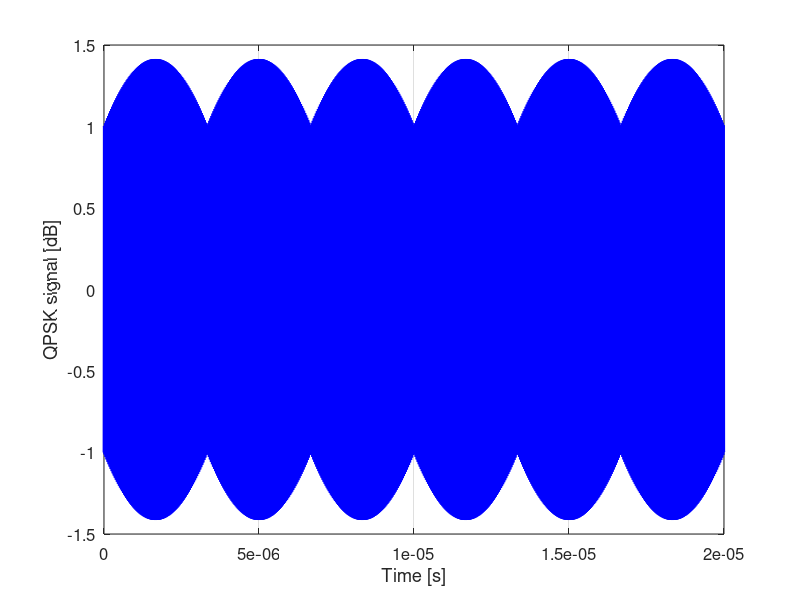

Source code (MATLAB): (Note: this script raises an error after producing the figure.)
% Author of the time2freq and freq2time functions:
%    Andela Zaric  02/09/2012
%    date of latest revision: 07/11/2016 (by Joao Felicio)

% Author of the QPSK modulator:
%     Joao Felicio

% Author of the current program:
% Miguel Albuquerque, Escola Naval, 2022

% The current program is a SAR passive radar simulator for static targets with zero-doppler values, using QPSK transmitted signal.
% QPSK signal is created based on a sequence of bits introduced by the user.
% For the SAR passive radar: 
% .Transmitter is on board of a moving platform.
% .There are 2 static antenna receivers.
% .Transmitted signal= Sequence of bits modulated by a QPSK modulator.

% The simulator contains:
% . Doppler information, delay information, white noise addition, antennas radiation patterns influence, snell function between transmitter and receiver,
% . line of sight between transmitter-target and target-receiver and bistatic SAR processing. 



%**************** QPSK Modulator 
clear
close all
clc

%***************** INPUTS QPSK Modulator ******************
fc=30e6; %Carrier frequency, and the intermidiate frequency for calculations
c=3e8; % Speed of light 
lambda=c/fc; %Wavelength
Rb=fc/100; %Bitrate
fontsize=12;

%*******************************************

% Transmitted Signal uses this sequence of bits

sequence=[0,1,0,1,0,1,0,1,0,1,0,1]; % Introduce the sequence of bits to modulate 
Nb=length(sequence); %Number of bits
Ns=Nb/2; %Number of symbols

%Carrier
Ac=1; %Amplitude
wc=2*pi*fc;
Tc=1/fc; %Period
Tb=1/Rb; %Bit period
fs=4*fc; %Sampling frequency
t_bit=linspace(0,Tb,round(Tb*fs)); %Time base of bit

QPSK_Signal=[];
Binary_signal=[];
bit=[];
Eb=Ac^2*Tb; %Bit energy
S=Eb*Rb; %Power of QPSK signal

PolarRZ=2*sequence-1;
for ss=1:length(sequence)/2
    I=PolarRZ(2*ss-1)*Ac.*cos(wc*t_bit); %I-channel
    Q=PolarRZ(2*ss)*Ac.*sin(wc*t_bit); %Q-channel
    
    %Adding noise
    QPSK_temp=I+Q;
    
    %Modulated QPSK signal
    QPSK_Signal=[QPSK_Signal,QPSK_temp];
end

t=linspace(0,Ns*Tb,length(QPSK_Signal));


%**************** Plot QPSK signal over time
fig=figure;
set(fig,'color','white');
plot(t,QPSK_Signal,'linewidth',2,'color','b');
xlabel('Time [s]');
ylabel('QPSK signal [dB]');
set(gca,'fontsize',fontsize);
grid on;

%**************** Plot frequency spectrum of QPSK signal

 [freq_XQPSK,X_QPSK]=time2freq(QPSK_Signal,t);
 fig=figure;
 hold on
 set(fig,'color','white');
 plot(abs(freq_XQPSK),20*log10(abs(X_QPSK)),'b','linewidth',2);
 %xlim ([20e6 40e6]);
 xlabel('Frequency [Hz]');
 ylabel('QPSK Spectrum [dB]');
 set(gca,'fontsize',fontsize);
 grid on;
 hold off

%********************************************  SAR Passive Radar Simulator

%***************** INPUTS  ******************

% Frequency RF

F_rf=2.45e9; % Desired central frequency for the simulator

% Bandwith

%idxx= find(20*log10(abs(X_QPSK))>-140); % Produce a cut in transmitted spectrum of 30dB
idxx=find(freq_XQPSK>=27e6,1);
idx2=find(freq_XQPSK<=33e6,1,'last');

freq_XQPSK_cut=freq_XQPSK(idxx:idx2);
X_QPSK_cut=X_QPSK(idxx:idx2);

%********** Plot the part of the spectrum of QPSK signal used to transmit

 fig=figure;
 hold on
 set(fig,'color','white');
 plot(freq_XQPSK_cut,20*log10(X_QPSK_cut),'b','linewidth',2);
 xlabel('Frequency [Hz]');
 ylabel('QPSK Spectrum [dB]');
 set(gca,'fontsize',fontsize);
 grid on;
 hold off

 total_BW=max(freq_XQPSK_cut)-min(freq_XQPSK_cut); % Bandwidth of the transmitted signal
 Range_resolution=c/(2*total_BW);

% Transmitting antenna

alpha_zero_transmit=1.6; % Introduce desired receiver antenna pointing angle in radians
D_transmit=18; % Desired Antenna directivity in dBi

theta_3dB_transmit=sqrt(4*pi/(10^(D_transmit/10))); % Transmitter antenna HPBW
teta_flutuations_transm=theta_3dB_transmit/2; % Define the flutuation angle value, used for detection between transmitter-target


% Surveillance antenna

alpha_zero_surv=1.6; % Introduce desired receiver pointing antenna angle in radians
D_surv=18; % Desired Antenna directivity in dBi


% snell function

theta_3dB_surv=sqrt(4*pi/(10^(D_surv/10))); % Surveillance Antenna HPBW
teta_flutuations_reflec=theta_3dB_surv/2; % Define the flutuation angle value, used for detection between target-surveillance antenna


%**************** Define targets, Surveillance area and radar positions

% White Noise addition 

SNR=30; % Introduce white noise SNR value, applied to surveillance signal


% Define surveillance area and targets
Lp=1; % Pixel length
Nx= zeros(1,400); % dimension in x, horizontal of surveillance area
Ny= zeros(400,1); % dimension in y, vertical  of surveillance area
AoI=Nx.*Ny; % Surveillance area

% Horizontal targets
%AoI(20,200) = 1; % define targets, set row 4, from column 7-10 to 1.
%AoI(100,(100:200)) = 1; % define targets, set row 4, from column 7-10 to 1.
AoI(100,337) = 1; % define targets, set row 4, from column 7-10 to 1.
normal_ntarget1=[0 -1]; % Introduce a normal vector to the targets, used for angles calculations

% Receiver antenna position

% Surveillance antenna coordinates
X_receiver=400;


% Transmitter antenna x coordinate

X_transmitter=400;


% Transmitter antenna y coordinate, by defining platform moovement along y
% axis

number_stops=400; % Desired Number of times for radar transmission
Vr=250; % platform velocity in meters/second


distance=length(Ny)*Lp; % Area dimension in meters
total_time=distance/Vr; % Time spended by the platform to get across the area dimension in seconds
time_waypoints=total_time/number_stops; % Time between transmissions
waypoints=[1:Vr*time_waypoints:distance]; % Y coordinates for radar transmissions
waypoints=round(waypoints);

%%
%***************** Targets detection code  ******************


surv_matrix=zeros(length(X_QPSK_cut),length(waypoints)); % Define surveillance Signal matrix
QPSK_matrix=zeros(length(X_QPSK_cut),length(waypoints)); % Define QPSK Signal matrix


for i=1:numel(waypoints) % For each waypoint
    Y_transmitter = waypoints(i);
    Y_receiver = waypoints(i);

   for xx=1:400
    for yy=1:400
         if AoI(xx,yy) ~= 0 % Target detection
            X_target= xx;
            Y_target= yy;
            VTransmitter_target=[X_target-X_transmitter Y_target-Y_transmitter]; % Vector transmitter-target
            Vectors_product=dot( VTransmitter_target,normal_ntarget1)/(norm(VTransmitter_target)*norm(normal_ntarget1));
            angle_transmitter =180-acosd(Vectors_product); % angle between transmitter-target
            VTarget_receiver=[X_target-X_receiver Y_target-Y_receiver]; % Vector Target-receiver
            Vectors_product_3=dot( VTarget_receiver,normal_ntarget1)/(norm(VTarget_receiver)*norm(normal_ntarget1));
            angle_receiver =acosd(Vectors_product_3); % angle between target-receiver
            Vectors_product_2= Colin_vectors(VTransmitter_target,VTarget_receiver);
            status=snell_function_monostatic(angle_transmitter,angle_receiver,teta_flutuations_reflec,teta_flutuations_transm,Vectors_product_2);
            Pr = LoS_receiver(X_receiver,Y_receiver,X_target,Y_target,AoI); % Line of sight between target-receiver
            Pt = LoS_transmitter(X_transmitter,Y_transmitter,X_target,Y_target,AoI); % Line of sight between transmitter-target
            Wi_Surv= RXGaussian(X_receiver,Y_receiver,X_target,Y_target,alpha_zero_surv,D_surv); % Surveillance antenna radiation pattern
            Wi_transmit=RXGaussian_transmit(X_target,Y_target,X_transmitter,Y_transmitter,alpha_zero_transmit,D_transmit); % Transmitter antenna radiation pattern

           
                 if status ==1 & Pt ==1 & Pr ==1  & Wi_Surv ~=0 & Wi_transmit ~=0  % SAR Passive detection

                        
                        R1=sqrt( (X_transmitter-X_target).^2 + (Y_transmitter-Y_target).^2); % Distance transmitter-target in meters
                        k0=(2*pi*freq_XQPSK_cut)/c; % Wave index variable in radians
                        V=Vr*cosd(90-angle_transmitter); % Platform velocity for doppler information
                        lambda2=c./F_rf; % Wavelength in meters
                        fB=(2*V)./lambda2; % Convert speed to doppler shift in Hz
                        Kd=(2*pi*fB)/c; % Surveillance Doppler information
                        doppler_freqSurv=freq_XQPSK_cut+fB; % Surveillance Doppler frequency
                        %Surveillance_SignalFD=X_QPSK_cut.*exp(-1*j*(k0+Kd)*(R1+R2)); % Surveillance Signal frequency domain
                        Surveillance_SignalFD=Wi_transmit*Wi_Surv*(1/(2*R1))*X_QPSK_cut.*exp(-1*j*(k0+Kd)*(2*R1)); % Surveillance Signal frequency domain
                        %Surveillance_SignalFD=awgn(Surveillance_SignalFD,SNR,'measured'); % Introduce white gaussian Noise
                        QPSK_matrix(:,i)=X_QPSK_cut;
                        surv_matrix(:,i)=Surveillance_SignalFD;  % Surveillance Signal of entire detections in frequency domain
                        fprintf('\n Coordenadas do avião(%d,%d)',X_transmitter,Y_transmitter);
                        fprintf('\n Coordenadas do alvo(%d,%d)',X_target,Y_target);
                        fprintf('\n Distância 2*R1 %4.2f metros',2*R1);
                     continue
                      
                 end   

            end
             
         end
   end
end

%%

%***************** Spectrum formation of both signals ******************
figure;
ic=find(~all(surv_matrix==0));
hL=plot(abs(doppler_freqSurv),20*log10(abs(surv_matrix(:,ic))));
hLg=legend('1 coluna do avião','2 coluna do avião','3 coluna do avião','4 coluna do avião','5 coluna do avião','6 coluna do avião','7 coluna do avião');
xlabel('Frequency (Hz)');
ylabel('Spectrum (dB)');
title('Surveillance Spectrum');


%***************** Data Visualization of both signals  ******************

figure;
contour(waypoints,freq_XQPSK_cut,20*log10(abs(surv_matrix)));
colorbar;
xlabel('Waypoints (m)');
ylabel('Frequency (Hz)');
ylim([2.7e7 3.3e7]);
title('Surveillance matrix contour');


figure;
imagesc(1:400,freq_XQPSK_cut,20*log10(abs(surv_matrix)));
title('Surveillance Signal Raw Data');
colorbar;
xlabel('Waypoints (m)');
ylabel('Frequency Signal (Hz)');
ylim([2.7e7 3.3e7]);
xlim([0 400]);


%**************** Calculate Reference and Surveillance Signals in Time Domain  

[time_ts,Transmitted_signal]=freq2time(X_QPSK_cut,freq_XQPSK_cut);
[time_SS,Surveillance_Signal]=freq2time(Surveillance_SignalFD,doppler_freqSurv);


%**************** Select Reference and Surveillance Signals Samples Time Domain 

% Plot signals in Time Domain
plot(time_ts,abs(Transmitted_signal));
hold on
plot(time_SS,abs(Surveillance_Signal));
legend('Reference Signal','Surveillance Signal');
xlabel('Time (s)');
ylabel('Spectrum');
title('Time domain');
xlim([-2e-4 -1.5e-4]);


% Frequency
plot(abs(doppler_freqSurv),abs(Surveillance_SignalFD));
hold on;
plot(abs(freq_XQPSK_cut),abs(X_QPSK_cut));
legend('Surveillance Signal','XQPSK');
xlabel('freq (Hz)');
ylabel('Spectrum');
title('Frequency domain');
xlim([3e7 3.01e7]);

% Time delay cut

k=find(time_RS>-2e-4 & time_RS<-1.7e-4);
time_RS=time_RS(1:34490);
Reference_Signal=Reference_Signal(1:34490);

k2=find(time_SS>-2e-4 & time_SS<-1.7e-4);
time_SS=time_SS(1:34490);
Surveillance_Signal=Surveillance_Signal(1:34490);


fs=1/(time_ts(2)-time_ts(1));

% Interpolation

RSInterp_time=[time_RS(1):16/fs:time_RS(end)];
Reference_interp=interp1(time_RS,Reference_Signal,RSInterp_time);
% RSInterp_time time reference for sinal reference_interp 

SSInterp_time=[time_SS(1):16/fs:time_SS(end)];
Surveillance_interp=interp1(time_SS,Surveillance_Signal,SSInterp_time);
% SSInterp_time time reference for sinal Surveillance_interp 

fs=1/(RSInterp_time(2)-RSInterp_time(1));

% Time Domain
plot(RSInterp_time,abs(Reference_interp));
hold on
plot(SSInterp_time,abs(Surveillance_interp));
legend('Reference Signal','Surveillance Signal');
xlabel('Time (s)');
ylabel('Spectrum');
title('Interp Time domain');


[RSInterp_FD,Reference_interpFD]=time2freq(Reference_interp,RSInterp_time);



%************* Calculate ambiguity and cross-ambiguity functions-time delay


%Reference_Signal ambiguity function
[afmag,delay] = ambgfun(Reference_Signal,fs,250000,'Cut','Doppler');
afmag = afmag*1; % Select plot gain *1
afmag(afmag>1 )= 1;

 %Surveillance_Signal ambiguity function
[afmag2,delay2] = ambgfun(Surveillance_Signal,fs,250000,'Cut','Doppler');
afmag2 = afmag2*1; % Select plot gain *1
afmag2(afmag2>1 )= 1;

%Cross-ambiguity
[afmag3,delay3] = ambgfun(Reference_Signal,Surveillance_Signal,fs,[250000 250000],'Cut','Doppler');
afmag3 = afmag3*1; % Select plot gain *1
afmag3(afmag3>1 )= 1;


%*********** Calculate ambiguity and cross-ambiguity functions-doppler delay


%Reference_Signal ambiguity function
[afmag,doppler] = ambgfun(Reference_SignalCut,fs,1e6,'Cut','Delay');
afmag = afmag*1; % Select plot gain *1
afmag(afmag>1 )= 1;

 %Surveillance_Signal ambiguity function
[afmag2,doppler2] = ambgfun(Surveillance_SignalCut,fs,1e6,'Cut','Delay');
afmag2 = afmag2*1; % Select plot gain *1
afmag2(afmag2>1 )= 1;

%Cross-ambiguity
[afmag3,doppler3] = ambgfun(Reference_Signal,Surveillance_Signal,fs,[250000 250000],'Cut','Delay');
afmag3 = afmag3*1; % Select plot gain *1
afmag3(afmag3>1 )= 1;

%************* Calculate ambiguity and cross-ambiguity functions-time and doppler delay

%Reference_Signal ambiguity function
[afmag,delay,doppler] = ambgfun(Reference_interp,fs,1e6);
afmag = afmag*1; % Select plot gain *1
afmag(afmag>1 )= 1;

 %Surveillance_Signal ambiguity function
[afmag2,delay2,doppler2] = ambgfun(Surveillance_interp,fs,1e6);
afmag2 = afmag2*1; % Select plot gain *1
afmag2(afmag2>1 )= 1;

%Cross-ambiguity
[afmag3,delay3,doppler3] = ambgfun(Reference_interp,Surveillance_interp,fs,[250000 250000]);
afmag3 = afmag3*1; % Select plot gain *1
afmag3(afmag3>1 )= 1;


%**************** Plot ambiguity and cross-ambiguity functions time delay


%Plot Ambiguity Function of Sref
[pks1, index] = max(afmag);
xMax = delay(index);
yMax = pks1;
subplot(3,2,1)
plot(delay,afmag,'LineStyle','-.'); 
hold on
textString = sprintf('(%f, %f)', xMax, yMax);
text(xMax, yMax,textString,"Color",'b','FontSize',10);
hold off
shading interp;
xlim auto;
grid on; 
colorbar;
xlabel('Delay \tau (s)');
ylabel('Ambiguity Function Magnitude');
title('Ambiguity Function Sref');


%Plot Ambiguity Function of Sr
[pks2,index2] = max(afmag2);
xMax2 = delay2(index2);
yMax2 = pks2;
subplot(3,2,2)   
plot(delay2,afmag2,'LineStyle','-'); 
hold on
textString2 = sprintf('(%f, %f)', xMax2, yMax2);
text(xMax2, yMax2,textString2,"Color",'b','FontSize',10);
hold off
shading interp;
xlim auto;
grid on; 
colorbar;
xlabel('Delay \tau (us)');
ylabel('Ambiguity Function Magnitude');
title('Ambiguity Function Sr');


% Plot cross-ambiguity function of Sref and Sr

[pks3,index3] = max(afmag3);
xMax3 =delay3(index3);
yMax3 = pks3;
subplot(3,2,3)
plot(delay3,afmag3,'LineStyle','-'); 
hold on
textString3 = sprintf('(%.2e,%f)',xMax3, yMax3);
text(xMax3, yMax3,textString3,"Color",'b','FontSize',10);
hold off
shading interp;
xlim auto;
grid on; 
colorbar;
xlabel('delay (s)');
ylabel('Ambiguity Function Magnitude');
title('Cross-ambiguity');


% Plot ambiguity function of Sref, Sr and cross-ambiguity

subplot(3,2,4)
plot(delay,afmag,'LineStyle','-.','Color','b'); % Green Sref
hold on
plot(delay2, afmag2,'LineStyle','-','Color','r'); % Red Sr
plot(delay3, afmag3,'LineStyle','--','Color','g'); % blue cross-ambiguity 
hold off
xlim auto;
grid on; 
colorbar;
xlabel('Delay \tau (s)');
ylabel('Ambiguity Function Magnitude');
title('Sref, Sr and cross-ambiguity');
legend('Sref','Sr','cross-ambiguity');



%**************** Plot ambiguity and cross-ambiguity functions doppler delay

%Plot Ambiguity Function of Sref
[pks1, index] = max(afmag);
xMax = doppler(index);
yMax = pks1;
subplot(3,2,1)
plot(doppler,afmag,'LineStyle','-.'); 
hold on
%plot3(doppler(pks1,index),afmag(pks1,index), pks1, '^r')
textString = sprintf('(%f, %f)', xMax, yMax);
text(xMax, yMax,textString,"Color",'b','FontSize',10);
hold off
shading interp;
xlim auto;
grid on; 
colorbar;
xlabel('Doppler (Hz)');
ylabel('Ambiguity Function Magnitude');
title('Ambiguity Function Sref');


%Plot Ambiguity Function of Sr
[pks2,index2] = max(afmag2);
xMax2 = doppler2(index2);
yMax2 = pks2;
subplot(3,2,2)   
plot(doppler2,afmag2,'LineStyle','-'); 
hold on
%plot3(doppler2(pks2,index2), afmag2(pks2,index2), pks2, '^r')
textString2 = sprintf('(%f, %f)', xMax2, yMax2);
text(xMax2, yMax2,textString2,"Color",'b','FontSize',10);
hold off
shading interp;
xlim auto;
grid on; 
colorbar;
xlabel('Doppler (Hz)');
ylabel('Ambiguity Function Magnitude');
title('Ambiguity Function Sr');


% Plot cross-ambiguity function of Sref and Sr

[pks3,index3] = max(afmag3);
xMax3 = doppler3(index3);
yMax3 = pks3;
subplot(3,2,3)
plot(doppler3,afmag3,'LineStyle','-'); 
hold on
textString3 = sprintf('(%.2e, %f)', xMax3, yMax3);
text(xMax3, yMax3,textString3,"Color",'b','FontSize',10);
hold off
shading interp;
grid on; 
colorbar;
xlabel('Doppler (Hz)');
ylabel('Ambiguity Function Magnitude');
title('Cross-ambiguity');


% Plot ambiguity function of Sref, Sr and cross-ambiguity

subplot(3,2,4)
plot(doppler,afmag,'LineStyle','-.','Color','b'); % Green Sref
hold on
plot(doppler2, afmag2,'LineStyle','-','Color','r'); % Red Sr
plot(doppler3, afmag3,'LineStyle','--','Color','g'); % blue cross-ambiguity 
hold off
xlim ([0.5e6 1.2e6]);
grid on; 
colorbar;
xlabel('Doppler (Hz)');
ylabel('Ambiguity Function Magnitude');
title('Sref, Sr and cross-ambiguity');
legend('Sref','Sr','cross-ambiguity');

%**************** Plot ambiguity and cross-ambiguity functions time and doppler delay

%Plot Ambiguity Function of Sref
subplot(3,2,1)
surf(delay,doppler,afmag,'LineStyle','-.');
shading interp;
%axis([-0.5e-5 0.5e-5 -10 10]); 
grid on; 
view([140,35]); 
colorbar;
xlabel('delay (s)');
ylabel('doppler (Hz)');
zlabel('Ambiguity Function Magnitude');
title('Ambiguity Function Sref');


%Plot Ambiguity Function of Sr
subplot(3,2,2)
surf(delay2,doppler2,afmag2,'LineStyle','-.');
shading interp;
%axis([-0.5e-5 0.5e-5 -10000 10000]); 
grid on; 
view([140,35]); 
colorbar;
xlabel('delay (s)');
ylabel('doppler (Hz)');
zlabel('Ambiguity Function Magnitude');
title('Ambiguity Function Sr');


% Plot cross-ambiguity function of Sref and Sr

figure;
surf(delay3,doppler3,afmag3,'LineStyle','-.');
shading interp;
%axis([-0.5e-5 0.5e-5 -4e6 4e6]); 
grid on; 
view([140,35]); 
colorbar;
xlabel('delay (s)');
ylabel('doppler (Hz)');
zlabel('Ambiguity Function Magnitude');
title('Cross-ambiguity Function');




